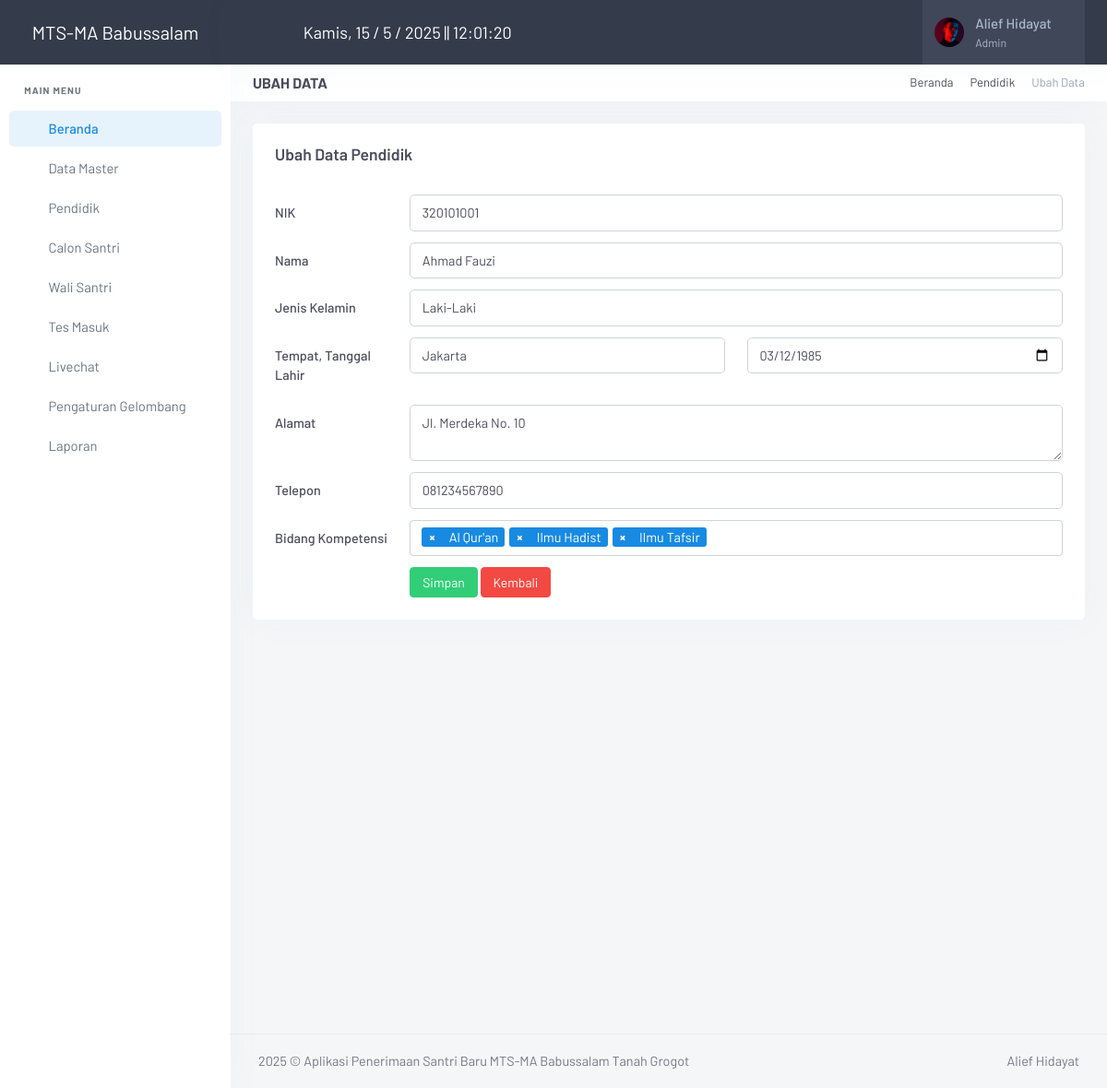
The app's page /admin/index.php?page=pendidik&aksi=ubah&id_pendidik=1 (signed in) with its own data.
### tables this page shows
CREATE TABLE `meta` (
  `id_meta` int(11) NOT NULL,
  `instansi` varchar(255) DEFAULT NULL,
  `telp` varchar(50) DEFAULT NULL,
  `email` varchar(255) DEFAULT NULL,
  `alamat` text DEFAULT NULL,
  `logo` varchar(255) DEFAULT NULL,
  `pimpinan` varchar(255) DEFAULT NULL,
  `singkat` varchar(100) NOT NULL
);

CREATE TABLE `pendidik` (
  `id_pendidik` int(11) NOT NULL,
  `nik_pendidik` varchar(20) NOT NULL,
  `nama_pendidik` varchar(100) NOT NULL,
  `jk_pendidik` varchar(10) NOT NULL,
  `tmp_pendidik` varchar(100) NOT NULL,
  `tgl_pendidik` date NOT NULL,
  `alamat_pendidik` text NOT NULL,
  `notelp_pendidik` varchar(15) NOT NULL
);

### admin/inc/koneksi.php (called while the page is built, shortened)
<?php
	$con = mysqli_connect("localhost","root","","db_santri");
?>
<?php $ambil_meta=$con->query("SELECT * FROM meta"); ?>
<?php $meta = $ambil_meta->fetch_assoc(); ?>

### admin/page/pendidik/ubah.php (the view, shortened to what this page needs)
<?php
$id_pendidik = $_GET['id_pendidik'];
$sql = $con->query("SELECT * FROM pendidik WHERE id_pendidik='$id_pendidik'");
$data = mysqli_fetch_assoc($sql);
?>
<div class="page-title-head d-flex align-items-center gap-2">
    <div class="flex-grow-1">
        <h4 class="fs-16 text-uppercase fw-bold mb-0">Ubah Data</h4>
    </div>
    <div class="text-end">
        <ol class="breadcrumb m-0 py-0 fs-13">
            <li class="breadcrumb-item"><a href="javascript: void(0);">Beranda</a></li>
            <li class="breadcrumb-item"><a href="javascript: void(0);">Pendidik</a></li>
            <li class="breadcrumb-item active">Ubah Data</li>
        </ol>
    </div>
</div>
<div class="row">
    <div class="col-12">
        <div class="card">
            <div class="card-body">
                <h4 class="header-title mb-2">
                    Ubah Data Pendidik
                </h4>
                <br>
                <form method="post" enctype="multipart/form-data">
                    <div class="row mb-2">
                        <label class="col-sm-2 col-form-label">NIK</label>
                        <div class="col-sm-10">
                            <input type="text" class="form-control" name="nik_pendidik" value="<?= $data['nik_pendidik'] ?>" required>
                        </div>
                    </div>
                    <div class="row mb-2">
                        <label class="col-sm-2 col-form-label">Nama</label>
                        <div class="col-sm-10">
                            <input type="text" class="form-control" name="nama_pendidik" value="<?= $data['nama_pendidik'] ?>" required>
                        </div>
                    </div>
                    <div class="row mb-2">
                        <label class="col-sm-2 col-form-label">Jenis Kelamin</label>
                        <div class="col-sm-10">
                            <select name="jk_pendidik" class="form-control">
                                <option value="Laki-Laki" <?= ($data['jk_pendidik'] == 'Laki-Laki') ? 'selected' : ''; ?>>Laki-Laki</option>
                            </select>
                        </div>
                    </div>
                    <div class="row mb-2">
                        <label class="col-sm-2 col-form-label">Tempat, Tanggal Lahir</label>
                        <div class="col-sm-5">
                            <input type="text" class="form-control" name="tmp_pendidik" value="<?= $data['tmp_pendidik'] ?>" required>
                        </div>
                        <div class="col-sm-5">
                            <input type="date" class="form-control" name="tgl_pendidik" value="<?= $data['tgl_pendidik'] ?>" required>
                        </div>
                    </div>
                    <div class="row mb-2">
                        <label class="col-sm-2 col-form-label">Alamat</label>
                        <div class="col-sm-10">
                            <textarea class="form-control" name="alamat_pendidik" required><?= $data['alamat_pendidik'] ?></textarea>
                        </div>
                    </div>
                    <div class="row mb-2">
                        <label class="col-sm-2 col-form-label">Telepon</label>
                        <div class="col-sm-10">
                            <input type="text" class="form-control" name="notelp_pendidik" value="<?= $data['notelp_pendidik'] ?>" required>
                        </div>
                    </div>
                    <div class="row mb-2">
                        <label class="col-sm-2 col-form-label">Bidang Kompetensi</label>
                        <div class="col-sm-10">
                        </div>
                    </div>
                    <div class="row">
                        <div class="col-sm-10 ms-auto">
                            <button type="submit" name="ubah" class="btn btn-success btn-sm">Simpan</button>
                            <a href="?page=pendidik" class="btn btn-danger btn-sm">Kembali</a>
                        </div>
                    </div>
                </form>
            </div>
        </div>
    </div>
</div>

### admin/index.php (shortened to what this page needs)
<?php
include ("inc/koneksi.php");
if ($_SESSION['Admin'] || $_SESSION['Pimpinan']) {
?>
<!DOCTYPE html>
<html lang="en">
<head>
    <link href="assets/vendor/jsvectormap/jsvectormap.min.css" rel="stylesheet" type="text/css">
    <link href="assets/css/vendor.min.css" rel="stylesheet" type="text/css" />
    <link href="assets/css/app.min.css" rel="stylesheet" type="text/css" id="app-style" />
    <link href="assets/css/icons.min.css" rel="stylesheet" type="text/css" />
    <link href="assets/vendor/datatables.net-bs5/css/dataTables.bootstrap5.min.css" rel="stylesheet" type="text/css" />
    <link href="assets/vendor/datatables.net-responsive-bs5/css/responsive.bootstrap5.min.css" rel="stylesheet" type="text/css" />
    <link href="assets/vendor/datatables.net-fixedcolumns-bs5/css/fixedColumns.bootstrap5.min.css" rel="stylesheet" type="text/css" />
    <link href="assets/vendor/datatables.net-fixedheader-bs5/css/fixedHeader.bootstrap5.min.css" rel="stylesheet" type="text/css" />
    <link href="assets/vendor/datatables.net-buttons-bs5/css/buttons.bootstrap5.min.css" rel="stylesheet" type="text/css" />
    <link href="assets/vendor/datatables.net-select-bs5/css/select.bootstrap5.min.css" rel="stylesheet" type="text/css" />
</head>
<body>
    <?php
    if ($_SESSION['Admin']) { $user = $_SESSION['Admin']; }
    $sql = mysqli_query($con, "SELECT * FROM admin WHERE id_admin='$user'");
    $admin = mysqli_fetch_assoc($sql);
    ?>
    <div class="wrapper">
        <?php include "menu.php" ?>
        <header class="app-topbar">
            <div class="page-container topbar-menu">
                <div class="d-flex align-items-center gap-2">
                    <button class="sidenav-toggle-button px-2">
                        <i class="ti ti-menu-deep fs-24"></i>
                    </button>
                    <div id="current-time" class="time-display text-white"></div>
                </div>
                <div class="d-flex align-items-center gap-2">
                    <div class="topbar-item d-none d-sm-flex">
                        <button class="topbar-link" data-bs-toggle="offcanvas" data-bs-target="#theme-settings-offcanvas" type="button">
                            <i class="ti ti-settings fs-22"></i>
                        </button>
                    </div>
                    <div class="topbar-item d-none d-sm-flex">
                        <button class="topbar-link" id="light-dark-mode" type="button">
                            <i class="ti ti-moon fs-22"></i>
                        </button>
                    </div>
                    <div class="topbar-item nav-user">
                        <div class="dropdown">
                            <a class="topbar-link dropdown-toggle drop-arrow-none px-2" data-bs-toggle="dropdown" data-bs-offset="0,19" type="button" aria-haspopup="false" aria-expanded="false">
                                <img src="assets/gambar/admin/<?= $admin['foto'] ?>" width="32" class="rounded-circle me-lg-2 d-flex" alt="user-image">
                                <span class="d-lg-flex flex-column gap-1 d-none">
                                    <h5 class="my-0"><?= $admin['nama'] ?></h5>
                                    <h6 class="my-0 fw-normal"><?= $admin['level'] ?></h6>
                                </span>
                                <i class="ti ti-chevron-down d-none d-lg-block align-middle ms-2"></i>
                            </a>
                        </div>
                    </div>
                </div>
            </div>
        </header>
        <div class="page-content">
            <div class="page-container">
                <?php
                $page = $_GET['page'];
                $aksi = $_GET['aksi'];
                if ($page == "pendidik")
                {
                    if ($aksi == "ubah") { include "page/pendidik/ubah.php"; }
                }
                ?>
            </div>
            <footer class="footer">
                <div class="page-container">
                    <div class="row">
                        <div class="col-md-8 text-center text-md-start">
                            <script>document.write(new Date().getFullYear())</script> © Aplikasi Penerimaan Santri Baru <?= $meta['instansi'] ?> Tanah Grogot</span>
                        </div>
                        <div class="col-md-4">
                            <div class="text-md-end footer-links d-none d-md-block">
                                <a href="javascript: void(0);">Alief Hidayat</a>
                            </div>
                        </div>
                    </div>
                </div>
            </footer>
        </div>
    </div>
</body>
</html>
<?php
}else{
    echo '<script language="javascript">alert("Anda belum login, Klik OK untuk Login"); document.location="login.php";</script>';
    }
?>

### admin/menu.php (shortened to what this page needs)
<div class="sidenav-menu">
    <a href="index.php" class="logo">
        <span class="logo-light">
            <span class="logo-lg text-white" style="font-size: 20px;"><?= $meta['instansi'] ?></span>
        </span>
    </a>
    <div data-simplebar>
        <ul class="side-nav table-responsive">
            <li class="side-nav-title">Main Menu</li>
            <li class="side-nav-item">
                <a href="index.php" class="side-nav-link">
                    <span class="menu-icon"><i class="ti ti-home"></i></span>
                    <span class="menu-text"> Beranda </span>
                </a>
            </li>
            <li class="side-nav-item">
                <a data-bs-toggle="collapse" href="#sidebarDTMaster" aria-expanded="false" aria-controls="sidebarDTMaster"
                    class="side-nav-link">
                    <span class="menu-icon"><i class="ti ti-database"></i></span>
                    <span class="menu-text"> Data Master</span>
                    <span class="menu-arrow"></span>
                </a>
            </li>
            <li class="side-nav-item">
                <a href="?page=pendidik" class="side-nav-link">
                    <span class="menu-icon"><i class="ti ti-user"></i></span>
                    <span class="menu-text"> Pendidik </span>
                </a>
            </li>
            <li class="side-nav-item">
                <a data-bs-toggle="collapse" href="#sidebarCsantri" aria-expanded="false" aria-controls="sidebarCsantri"
                    class="side-nav-link">
                    <span class="menu-icon"><i class="ti ti-users"></i></span>
                    <span class="menu-text"> Calon Santri</span>
                    <span class="menu-arrow"></span>
                </a>
            </li>
            <li class="side-nav-item">
                <a data-bs-toggle="collapse" href="#sidebarWaliSantri" aria-expanded="false" aria-controls="sidebarWaliSantri"
                    class="side-nav-link">
                    <span class="menu-icon"><i class="ti ti-users"></i></span>
                    <span class="menu-text"> Wali Santri</span>
                    <span class="menu-arrow"></span>
                </a>
            </li>
            <li class="side-nav-item">
                <a href="?page=tes_masuk" class="side-nav-link">
                    <span class="menu-icon"><i class="ti ti-edit"></i></span>
                    <span class="menu-text"> Tes Masuk </span>
                </a>
            </li>
            <li class="side-nav-item">
                <a href="?page=livechat" class="side-nav-link">
                    <span class="menu-icon"><i class="ti ti-message-circle"></i></span>
                    <span class="menu-text"> Livechat </span>
                </a>
            </li>
            <li class="side-nav-item">
                <a href="?page=pengaturan_gelombang" class="side-nav-link">
                    <span class="menu-icon"><i class="ti ti-message-circle"></i></span>
                    <span class="menu-text"> Pengaturan Gelombang </span>
                </a>
            </li>
            <li class="side-nav-item">
                <a data-bs-toggle="collapse" href="#sidebarLaporan" aria-expanded="false" aria-controls="sidebarLaporan"
                    class="side-nav-link">
                    <span class="menu-icon"><i class="ti ti-printer"></i></span>
                    <span class="menu-text"> Laporan</span>
                    <span class="menu-arrow"></span>
                </a>
            </li>
        </ul>
    </div>
</div>

### admin/index.php (style rules this page uses)
.sidenav-toggle-button, .topnav-toggle-button { background-color: transparent; border: none; cursor: pointer; }
.time-display { font-size: 18px; }

### records on screen
meta: instansi "MTS-MA Babussalam"
pendidik: nik_pendidik "320101001", nama_pendidik "Ahmad Fauzi", jk_pendidik "Laki-Laki", tmp_pendidik "Jakarta", tgl_pendidik "03/12/1985", alamat_pendidik "Jl. Merdeka No. 10", notelp_pendidik "081234567890"

### other values on screen
$admin['nama'] "Alief Hidayat"
$admin['level'] "Admin"
